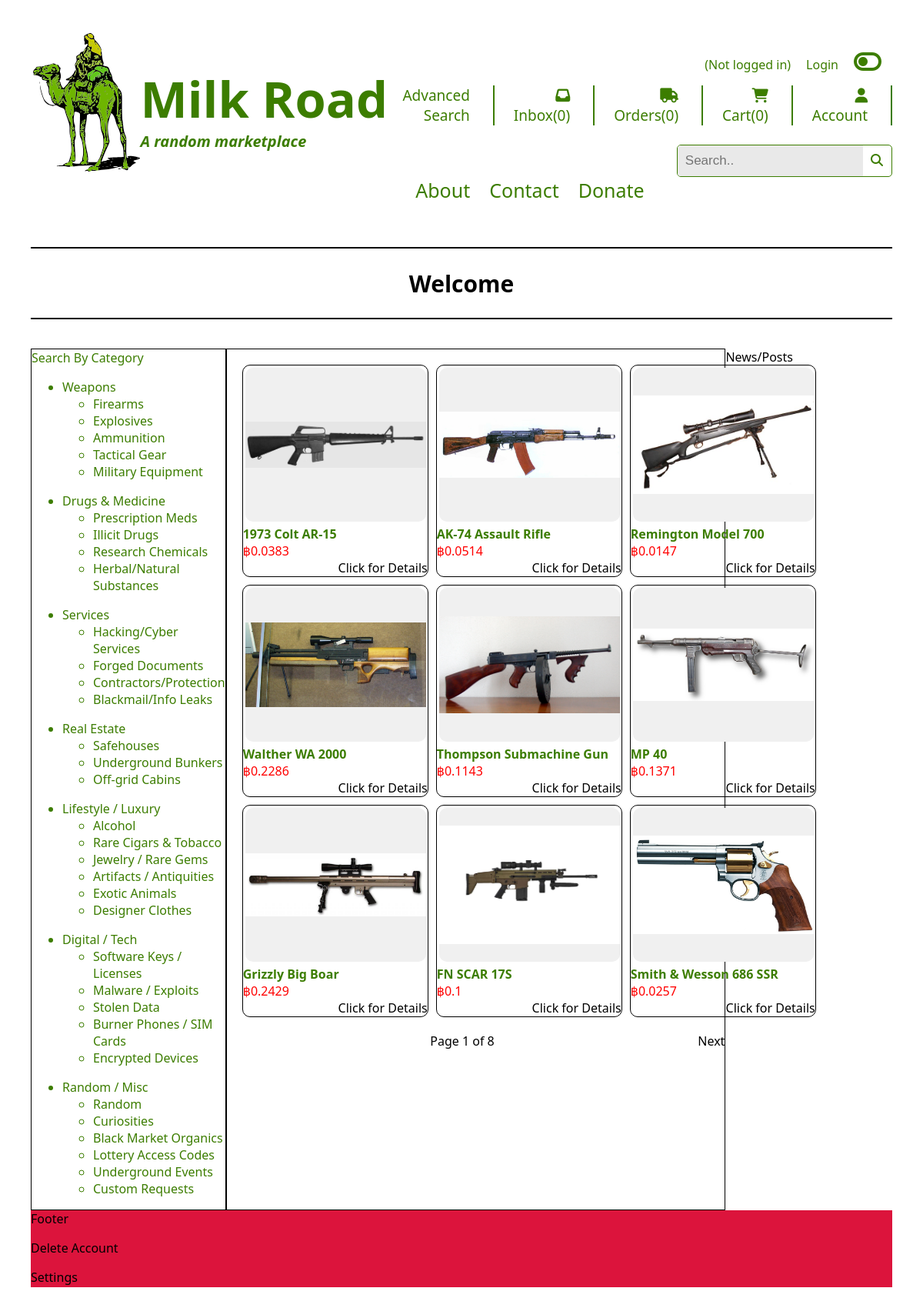
The page / on the database its author committed.
### tables this page shows
CREATE TABLE Products (
    serialNum INTEGER PRIMARY KEY AUTOINCREMENT,
    name TEXT,
    category TEXT, -- 'weapon', 'drug', 'property', 'service', etc.
    price REAL,
    image BLOB,
    description TEXT
);

### app.py (the view)
@app.route("/")
def index():
    page = request.args.get('page', 1, type=int) # Defining the page a user is on, if user is on page 2, page =2, if no page then default to 1, int makes sure it's a number
    per_page = 9 # limit to 9 items on the page
    offset = (page - 1) * per_page # this is the position where you fetch the products for the NEXT PAGE
    db = get_db()
    total_products = db.execute("""SELECT COUNT(*) FROM Products""").fetchone()[0] # Getting total number of producst in db
    print(total_products)
    products = db.execute(
    """SELECT * FROM Products LIMIT ? OFFSET ?;""", (per_page, offset)).fetchall() # Fetching products using limt and offset
    total_pages = (total_products + per_page - 1) // per_page # Calculated total pages needed
    return render_template("index.html", products=products, page=page, total_pages=total_pages)

### app.py (called while the page is built)
@app.before_request
def show_logged_user():
    g.user =session.get("first_name", None)
    g.funds = session.get('funds', None) # getting funds from session in login with whatever user is on at that time
    g.user_id = session.get('user_id', None)
    print(f'{g.user_id}')

@app.context_processor # This decorator runs whenever a template is rendered*(doesnt matter which one), It will automically be added to every template. You dont need to rewirtie product=product in every route
def inject_cart_count():
    cart = session.get("cart", {}) # getting the 'cart' key from the flask session if it exists
    total_cart_count = sum(cart.values()) # summing all cart values together
    return dict(total_cart_count=total_cart_count)  # returning a dict(total_cart_count with a total count that can be shown in any html template YAYAYAYA)

### database.py (called while the page is built)
def get_db():
    if "db" not in g:
        g.db = sqlite3.connect(DATABASE,
            detect_types=sqlite3.PARSE_DECLTYPES
        )
        g.db.row_factory = sqlite3.Row
    return g.db

### templates/index.html (shortened to what this page needs)
{% extends "base.html" %}
{% block main_content %}
<div id="item_grid">
    {% for product in products %}
    <div id="item_container">
        <a href="{{ url_for('product', serialNum=product['serialNum']) }}">
            <img src="{{ product['image'] }}">
        </a>
        <div id="item_name">
            <a href="{{ url_for('product', serialNum=product['serialNum']) }}">
                <b>{{ product["name"] }}</b>
            </a>
        </div>
    <div id="item_price">฿{{ product["price"] }}</div>
    <div id="item_details">Click for Details</div>
    </div>
    {% endfor %}
</div>
<div class="pagination_container">
    {% if page < total_pages %}
        <div>Page {{ page }} of {{ total_pages }}</div>
        <a href="{{ url_for('index', page=page+1) }}">Next</a>
    {% endif %}
</div>
{% endblock %}

### templates/base.html (shortened to what this page needs)
<!DOCTYPE html>
<html lang="en">
<head>
    <link rel="stylesheet" href="{{ url_for('static', filename='styles/styles.css') }}">
    <link rel="stylesheet" href="{{ url_for('static', filename='styles/dark_mode.css') }}">
</head>
<body>
    <div class="parent">
        <div class="header">
            <a href="{{ url_for('index') }}"><img src="/static/images/silk.svg"></a>
            <a href="{{ url_for('index') }}"><div id="main_text_box">
                <h1 id="main_text">Milk Road</h1>
                <em>
                    <h2 id="sub_text">A random marketplace</h2>
                </em>
            </div></a>
        </div>
        <div class="nav">
            <div id="global" class="toggle-off">
                {% if g.user %}
                <a>
                    <p>Balance: <b style="color: #3C7D00;">฿ {{ g.funds }}</b></p>
                </a>
                <a href="{{ url_for('wallet') }}">
                    <p>Wallet<b>(฿)</b></p>
                </a>
                <p>Hi {{ g.user }}!</p>
                <a href="{{ url_for('logout') }}">
                    <p>Logout</p>
                </a>
                {% else %}
                <p>(Not logged in)</p>
                <a href="{{ url_for('login') }}">
                    <div>Login</div>
                </a>
                {% endif %}
                <div id="toggle-icon" class="toggle-off">
                    <i onclick="toggleIcon(); darkMode();" class="fas fa-toggle-off toggle-icon fa-2xl "
                        id="toggle-off"></i>
                </div>
            </div>
            <div id="nav_options">
                <a>
                    <div>Advanced Search</div>
                </a>
                <a>
                    <div><i class="fa-solid fa-inbox"></i>Inbox(0)</div>
                </a>
                <a>
                    <div><i class="fa-solid fa-truck"></i>Orders(0)</div>
                </a>
                {% if g.user %}
                <a href="{{ url_for('cart') }}"><div><i class="fa-solid fa-cart-shopping"></i>Cart({{ total_cart_count}})</div>
                {% else %}
                <a href="{{ url_for('cart') }}"><div><i class="fa-solid fa-cart-shopping"></i>Cart(0)</div></a>
                {% endif %}
                <a href="{{ url_for( 'account_details') }}">
                    <div><i class="fa-solid fa-user"></i>Account</div>
                </a>
            </div>
            <div class="search">
                <input type="text" placeholder="Search.." >
                <a href="{{ url_for('index') }}"><i class="fa-solid fa-magnifying-glass"></i></a>
              </div>
            <div id="contact_details">
                <a>
                    <div>About</div>
                </a>
                <a>
                    <div>Contact</div>
                </a>
                <a>
                    <div>Donate</div>
                </a>
            </div>
        </div>
        <div class="marquee">
            <div id="marquee_content">
                <h2>Welcome</h2>
            </div>
        </div>
        <div class="categories">Search By Category
            <ul>
                <li>Weapons</li>
                <ul>
                <li>Firearms</li>
                <li>Explosives</li>
                <li>Ammunition</li>
                <li>Tactical Gear</li>
                <li>Military Equipment</li>
                </ul>
            </ul>
            <ul>
                <li>Drugs & Medicine</li>
                <ul>
                <li>Prescription Meds</li>
                <li>Illicit Drugs</li>
                <li>Research Chemicals</li>
                <li>Herbal/Natural Substances</li>
                </ul>
            </ul>
            <ul>
                <li>Services</li>
                <ul>
                <li>Hacking/Cyber Services</li>
                <li>Forged Documents</li>
                <li>Contractors/Protection</li>
                <li>Blackmail/Info Leaks</li>
                </ul>
            </ul>
            <ul>
                <li>Real Estate</li>
                <ul>
                <li>Safehouses</li>
                <li>Underground Bunkers</li>
                <li>Off-grid Cabins</li>
                </ul>
            </ul>
            <ul>
                <li>Lifestyle / Luxury</li>
                <ul>
                    <li>Alcohol</li>
                    <li>Rare Cigars & Tobacco</li>
                    <li>Jewelry / Rare Gems</li>
                    <li>Artifacts / Antiquities</li>
                    <li>Exotic Animals</li>
                    <li>Designer Clothes</li>
                </ul>
            </ul>
            <ul>
                <li>Digital / Tech</li>
                <ul>
                    <li>Software Keys / Licenses</li>
                    <li>Malware / Exploits</li>
                    <li>Stolen Data</li>
                    <li>Burner Phones / SIM Cards</li>
                    <li>Encrypted Devices</li>
                </ul>
            </ul>
            <ul>
                <li>Random / Misc</li>
                <ul>
                    <li>Random</li>
                    <li>Curiosities</li>
                    <li>Black Market Organics</li>
                    <li>Lottery Access Codes</li>
                    <li>Underground Events</li>
                    <li>Custom Requests</li>
                </ul>
            </ul>
        </div>
        <div class="news">News/Posts</div>
        <div class="footer">Footer
            <a href="{{ url_for('delete') }}">
                <p>Delete Account</p>
            </a>
            <p>Settings</p>
        </div>
        <div class="main">
            {% block main_content %}
            {% endblock %}
        </div>
    </div>
</body>
</html>

### static/styles/styles.css (style rules this page uses)
body { margin: 20px; padding: 20px; font-family:'Segoe UI', Tahoma, Geneva, Verdana, sans-serif; }
a { text-decoration: none; color: inherit; }
.parent { display: grid; grid-template-columns: repeat(5, 1fr); grid-template-rows: repeat(10, 1fr); grid-column-gap: 0px; grid-row-gap: 0px; }
.header { grid-area: 1 / 1 / 3 / 3; height: 200px; background-color: white; display: flex; color: #3C7D00; }
#main_text { font-size: 65px; }
#sub_text { margin-top: -45px; font-size: 20px; }
img { height: 90%; margin-left: 3px; margin-top: 3px; }
.nav { grid-area: 1 / 3 / 3 / 6; background-color:white; color: #3C7D00; text-align: right; margin-bottom: 58px; }
#global { display: flex; justify-content: right; align-items: baseline; gap: 20px; }
#nav_options { display: flex; justify-content: flex-end; font-size: 19px; gap: 5px; margin-bottom: 25px; }
#nav_options > a { border-right: 2px solid #3C7D00; margin-left: 20px; padding-right: 30px; padding-left: -40px; transition: transform 0.3s ease }
.search { overflow: hidden; width: fit-content; border: 0.5px solid #3C7D00; float: right; border-radius: 5px; }
.search input[type=text] { padding: 10px; border: none; font-size: 17px; background-color: #e9e9e9; }
.search i { color: #3C7D00; margin-right: 5px; padding: 6px; }
#contact_details { display: flex; font-size: 25px; gap: 25px; margin-left: 30px; width: 400px; }
.marquee { grid-area: 3 / 1 / 4 / 6; background-color:white; text-align: center; font-size: 20px; border-bottom: 2px solid black; border-top: 2px solid black; margin-top: -60px; height: fit-content; }
#marquee_content { animation: marquee-alternate 10s linear infinite; margin-left: 35%; margin-right: 35%; overflow-x: hidden; }
.categories { grid-area: 4 / 1 / 10 / 2; background-color:white; margin-top: -98px; border: 1px solid black; }
.news { grid-area: 4 / 5 / 10 / 6; background-color:white; margin-top: -98px; }
.footer { grid-area: 10 / 1 / 11 / 6; height: 100px; background-color:crimson; }
.main { grid-area: 4 / 2 / 10 / 5; background-color:white; border: 1px solid black; margin-top: -98px; }
#item_grid { display: grid; grid-template-columns: repeat(3, 1fr); gap: 10px; padding: 20px; }
#item_grid img { width: 235px; height: 200px; object-fit: contain; background-color: #f0f0f0; border-radius: 10px; }
.pagination_container { display: flex; justify-content: space-between; }
#item_details { text-align: end; }
#item_name, .categories { color: #3C7D00; }
#item_price { color: red; }
#item_container { border: 1px solid black; border-radius: 10px; width: 15em; }

### static/styles/dark_mode.css (style rules this page uses)
body, .header, .nav, .marquee, .categories, .news, .main, .footer { transition: background-color 1s, color 0.2s, text-shadow 0.2s; }
#toggle-icon { position: relative; width: 50px; height: 50px; }
.toggle-icon { position: absolute; top: 40px; left: 0; transition: opacity 0.5s ease; }

### rows shown on the page
Products: image (picture), name "1973 Colt AR-15", price "0.0383"
Products: image (picture), name "AK-74 Assault Rifle", price "0.0514"
Products: image (picture), name "Remington Model 700", price "0.0147"
Products: image (picture), name "Walther WA 2000", price "0.2286"
Products: image (picture), name "Thompson Submachine Gun", price "0.1143"
Products: image (picture), name "MP 40", price "0.1371"
Products: image (picture), name "Grizzly Big Boar", price "0.2429"
Products: image (picture), name "FN SCAR 17S", price "0.1"
Products: image (picture), name "Smith & Wesson 686 SSR", price "0.0257"

### other values the page prints
{{ page }} "1"
{{ total_pages }} "8"
